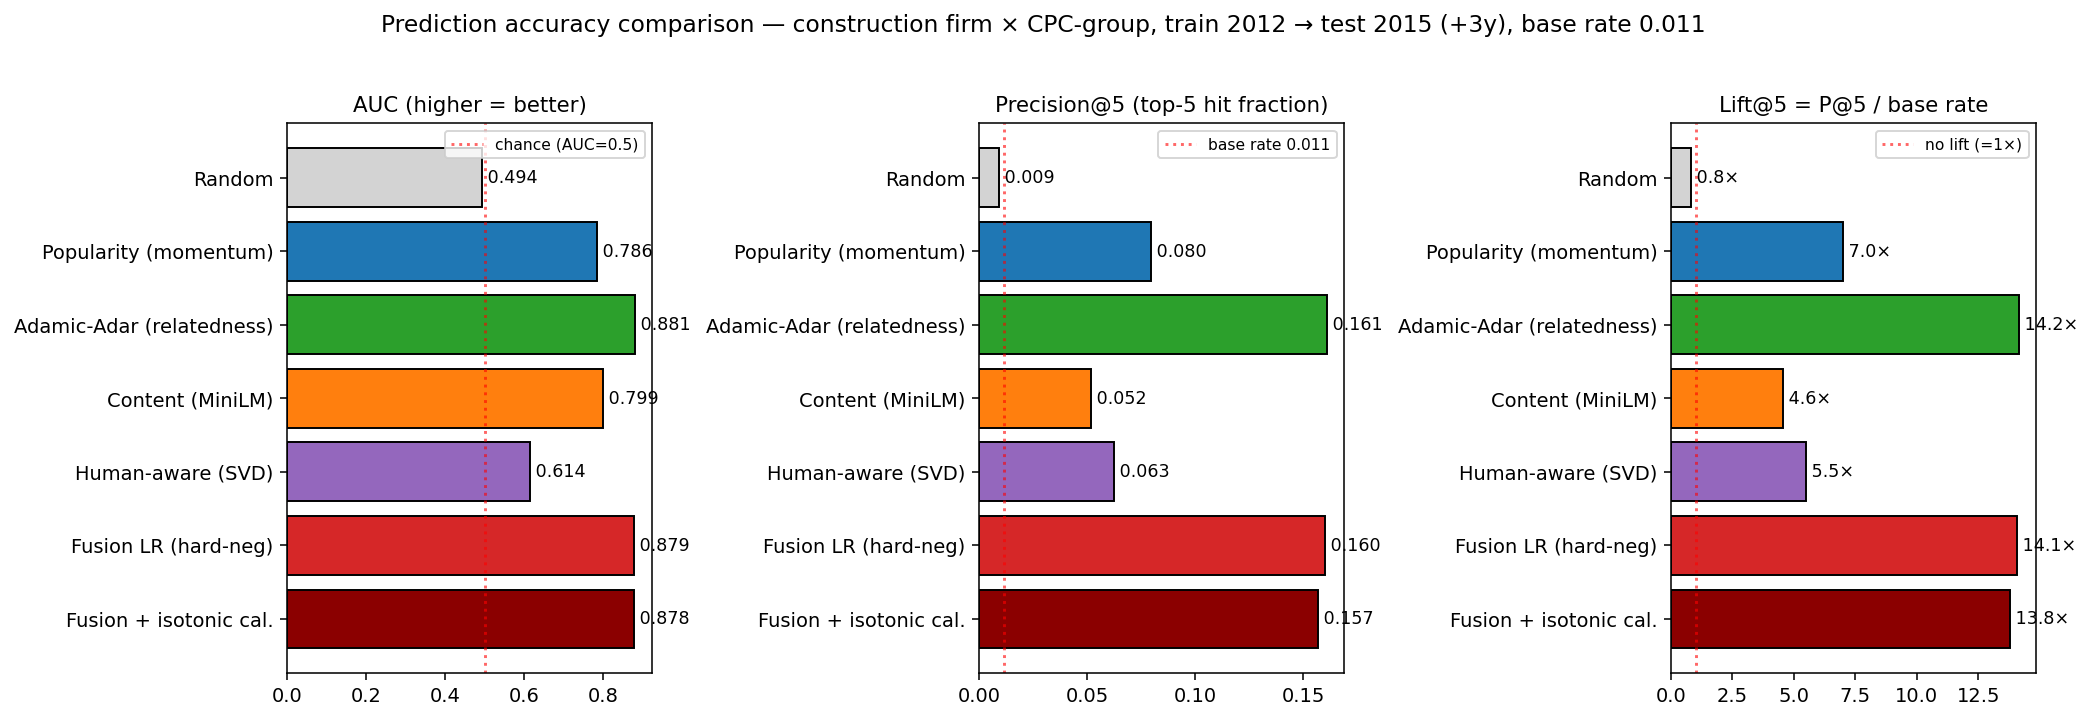

Reproduce this figure in Python.
"""compare_prediction_accuracy.py — head-to-head comparison of recommender variants.

Reports AUC, P@5/10/20, lift over base rate, ECE (where applicable) for:
  - Random
  - Popularity (momentum only)
  - Adamic-Adar relatedness (the strong baseline we keep finding hard to beat)
  - Content (MiniLM patent-title embedding)
  - Human-aware (PPMI+SVD bipartite embedding)
  - Fusion LR (relatedness + momentum + human + content, hard-neg trained)
  - Fusion LR + isotonic calibration (for ECE)
Single domain firm x CPC-group recommender setting (construction, 3y horizon).
Produces a clean table + bar chart.

Run:  python pnode_patent_runner/compare_prediction_accuracy.py --domain construction
"""
from __future__ import annotations

import argparse
from collections import defaultdict
from pathlib import Path

import matplotlib.pyplot as plt
import numpy as np
import pandas as pd
from sklearn.isotonic import IsotonicRegression
from sklearn.metrics import roc_auc_score

from diagnose_convergence_signal import ROOT
import recommender_firm as R


def setup(args):
    df = pd.read_csv(ROOT / f"data/processed/bipartite_{args.domain}_firm.csv")
    df["year"] = pd.to_datetime(df["ts"], errors="coerce").dt.year
    df = df.dropna(subset=["year"]); df["year"] = df["year"].astype(int)
    df = df[(df.year >= 2000) & (df.year <= 2020)]
    df["i"] = df["i"].map(R.coarsen); df = df.dropna(subset=["i"]).drop_duplicates(["u", "i", "year"])
    z = np.load(ROOT / f"data/processed/cpc_content_{args.domain}.npz", allow_pickle=True)
    sub = {}
    for c, v in zip(list(z["codes"]), z["emb"]):
        s = R.coarsen(c)
        if s:
            sub.setdefault(s, []).append(v)
    codes = sorted(set(df.i) & set(sub))
    emb = np.array([np.mean(sub[s], 0) for s in codes])
    cidx = {c: k for k, c in enumerate(codes)}; inv_c = {k: c for c, k in cidx.items()}
    df = df[df.i.isin(cidx)]
    return df, emb, codes, cidx, inv_c, len(codes)


def ece(P, Y, nb=8):
    edges = np.quantile(P, np.linspace(0, 1, nb + 1)); edges[-1] += 1e-9
    e = 0.0
    for i in range(nb):
        m = (P >= edges[i]) & (P < edges[i + 1])
        if m.sum() < 10:
            continue
        e += m.mean() * abs(P[m].mean() - Y[m].mean())
    return e


def main():
    ap = argparse.ArgumentParser()
    ap.add_argument("--domain", default="construction")
    ap.add_argument("--train-year", type=int, default=2012)
    ap.add_argument("--test-year", type=int, default=2015)
    ap.add_argument("--horizon", type=int, default=3)
    ap.add_argument("--n-eval", type=int, default=2500)
    ap.add_argument("--seed", type=int, default=42)
    ap.add_argument("--out", default="compare_prediction_accuracy.png")
    args = ap.parse_args()
    rng = np.random.default_rng(args.seed)
    R.LEVEL = "group"

    df, emb, codes, cidx, inv_c, n_c = setup(args)
    print(f"firms={df.u.nunique()} CPC-groups={n_c}")
    sc, clf = R.train_lr(df, args.train_year, cidx, emb, n_c, args.horizon, rng, cols=[0, 1, 2, 3])
    w = R.build_world(df, args.test_year, cidx, emb, n_c, args.horizon)
    invs = R.actors(w, cidx); rng.shuffle(invs); invs = invs[:args.n_eval]
    sp = len(invs) // 2

    # collect per-firm candidate features + label
    cs, cy = [], []   # calibration split (for isotonic on fusion LR)
    eval_rows = []
    for n, u in enumerate(invs):
        X, owned, Su = R.actor_scores(u, w, emb, cidx, n_c)
        new = {cidx[c] for c in (w["nextf"][u] - w["prior"][u]) if c in cidx and w["have"][cidx[c]]}
        if len(Su) < 2 or not new:
            continue
        cand = np.array([t for t in range(n_c) if t not in owned])
        feats = X[cand][:, [0, 1, 2, 3]]
        lab = np.array([1 if t in new else 0 for t in cand])
        fus_raw = clf.decision_function(sc.transform(feats))
        if n < sp:
            cs.append(fus_raw); cy.append(lab)
        else:
            eval_rows.append((u, cand, feats, lab, fus_raw, new))
    iso = IsotonicRegression(out_of_bounds="clip").fit(np.concatenate(cs), np.concatenate(cy))

    base = float(np.mean([y.mean() for u, c, f, y, r, n in eval_rows]))
    print(f"base rate ≈ {base:.4f}, eval firms = {len(eval_rows)}")

    # methods: each returns score per candidate (higher = better)
    rng_s = np.random.default_rng(args.seed + 1)
    methods = {
        "Random": lambda f, r: rng_s.random(len(f)),
        "Popularity (momentum)": lambda f, r: f[:, 1],
        "Adamic-Adar (relatedness)": lambda f, r: f[:, 0],
        "Content (MiniLM)": lambda f, r: f[:, 3],
        "Human-aware (SVD)": lambda f, r: f[:, 2],
        "Fusion LR (hard-neg)": lambda f, r: r,
        "Fusion + isotonic cal.": lambda f, r: iso.predict(r),
    }

    ks = [5, 10, 20]
    results = {}
    for nm, fn in methods.items():
        all_s, all_y = [], []
        prec = {k: [] for k in ks}
        for u, cand, feats, lab, raw, new in eval_rows:
            s = fn(feats, raw)
            order = np.argsort(-s)
            for k in ks:
                prec[k].append(np.mean([1 if cand[i] in new else 0 for i in order[:k]]))
            all_s.append(s); all_y.append(lab)
        S = np.concatenate(all_s); Y = np.concatenate(all_y)
        try:
            auc = roc_auc_score(Y, S)
        except ValueError:
            auc = float("nan")
        e = ece(S, Y) if nm == "Fusion + isotonic cal." else None
        results[nm] = {"AUC": auc, **{f"P@{k}": np.mean(prec[k]) for k in ks},
                       "Lift@5": np.mean(prec[5]) / base, "ECE": e}

    # ---- print table
    print("\n" + "=" * 90)
    print(f"{'method':30s}  {'AUC':>6}  {'P@5':>6}  {'P@10':>6}  {'P@20':>6}  {'Lift@5':>7}  {'ECE':>7}")
    print("-" * 90)
    for nm, r in results.items():
        ece_s = f"{r['ECE']:.3f}" if r["ECE"] is not None else "  —  "
        print(f"{nm:30s}  {r['AUC']:6.3f}  {r['P@5']:6.3f}  {r['P@10']:6.3f}  "
              f"{r['P@20']:6.3f}  {r['Lift@5']:7.1f}×  {ece_s:>7s}")
    print("=" * 90)
    print(f"base rate = {base:.4f}  (random P@anything ≈ base)")

    # ---- bar chart
    fig, axes = plt.subplots(1, 3, figsize=(15, 5))
    names = list(results.keys())
    colors = ["lightgrey", "tab:blue", "tab:green", "tab:orange", "tab:purple", "tab:red", "darkred"]
    for ax, metric, ttl in zip(axes, ["AUC", "P@5", "Lift@5"],
                                ["AUC (higher = better)",
                                 "Precision@5 (top-5 hit fraction)",
                                 "Lift@5 = P@5 / base rate"]):
        vals = [results[n][metric] for n in names]
        bars = ax.barh(names, vals, color=colors, edgecolor="k")
        for b, v in zip(bars, vals):
            label = f"{v:.3f}" if metric != "Lift@5" else f"{v:.1f}×"
            ax.text(v, b.get_y() + b.get_height() / 2, " " + label, va="center", fontsize=9)
        ax.set_title(ttl, fontsize=11)
        ax.invert_yaxis()
        if metric == "AUC":
            ax.axvline(0.5, color="red", linestyle=":", alpha=0.6, label="chance (AUC=0.5)")
            ax.legend(fontsize=8)
        elif metric == "P@5":
            ax.axvline(base, color="red", linestyle=":", alpha=0.6, label=f"base rate {base:.3f}")
            ax.legend(fontsize=8)
        elif metric == "Lift@5":
            ax.axvline(1.0, color="red", linestyle=":", alpha=0.6, label="no lift (=1×)")
            ax.legend(fontsize=8)

    plt.suptitle(f"Prediction accuracy comparison — {args.domain} firm × CPC-group, "
                 f"train {args.train_year} → test {args.test_year} (+{args.horizon}y), "
                 f"base rate {base:.3f}", fontsize=12, y=1.02)
    plt.tight_layout()
    out = ROOT / "pnode_patent_runner" / args.out
    plt.savefig(out, dpi=140, bbox_inches="tight")
    print(f"saved -> {out}")


if __name__ == "__main__":
    main()
